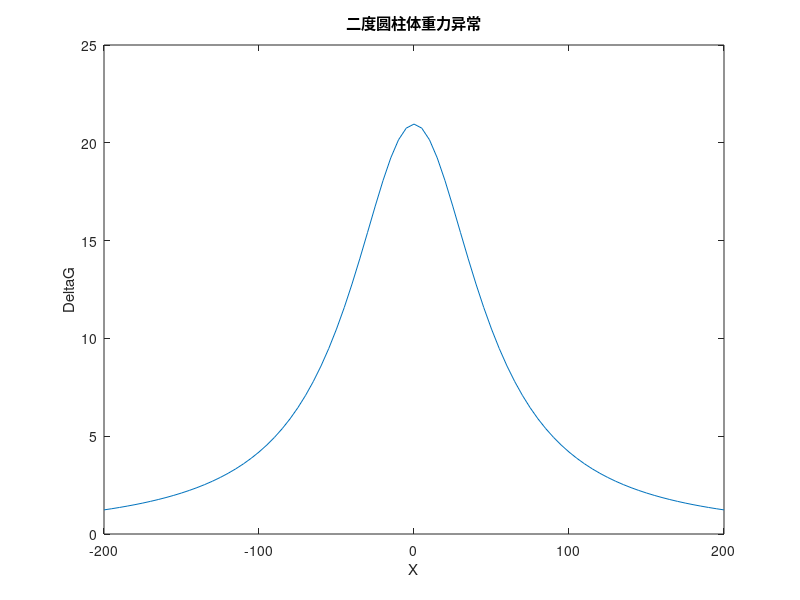

MATLAB code to generate this figure:
close all;
clear;
clc;
R=50;
D=50;
Sigma=1;
X=-200:5:200;
G=6.671e-2;
Lambda=Sigma*pi*(R^2);
Delta_G=(2*G*Lambda*D)./(X.^2+D^2);
figure;
plot(X,Delta_G);
title("二度圆柱体重力异常");
xlabel("X");
ylabel("\DeltaG");
